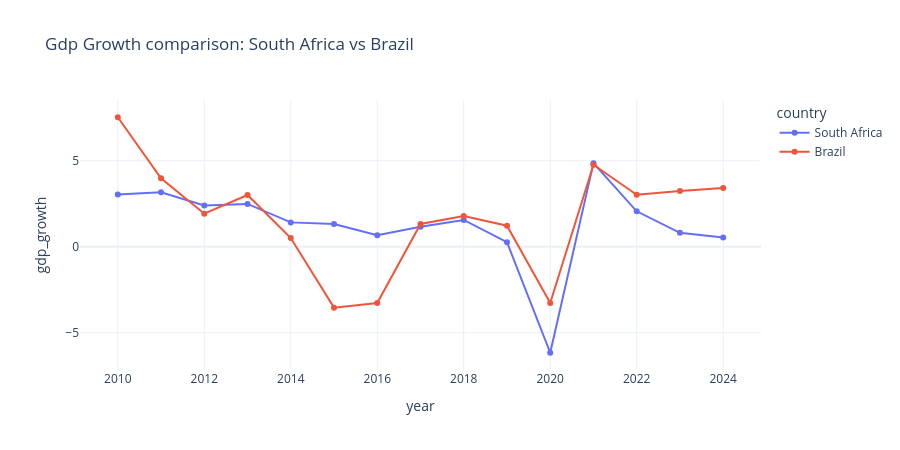

Write notebook code for a chart like this one.
### Code cell
comparison_country = "Brazil"
comparison_feature = "gdp_growth"

comparison_row = country_lookup.loc[country_lookup["country"] == comparison_country]
if comparison_row.empty:
    raise ValueError(
        f"Country '{comparison_country}' not found. "
        "Choose a value from country_lookup['country']."
    )

comparison_code = comparison_row["country_code"].iloc[0]
comparison_ts = ts_df.loc[ts_df["country_code"] == comparison_code].copy()

plot_compare_df = pd.concat(
    [
        country_ts[["year", comparison_feature]].assign(country=selected_country),
        comparison_ts[["year", comparison_feature]].assign(country=comparison_country),
    ],
    ignore_index=True,
)

fig = px.line(
    plot_compare_df,
    x="year",
    y=comparison_feature,
    color="country",
    markers=True,
    title=f"{comparison_feature.replace('_', ' ').title()} comparison: {selected_country} vs {comparison_country}",
)
fig.update_layout(template="plotly_white", height=450)
fig.show()

### Figure 1 — Plotly figure (JSON) as saved in the notebook; plotly's stock layout.template omitted (floating-point values rounded to 4 significant figures)
{"data": [{"hovertemplate": "country=South Africa<br>year=%{x}<br>gdp_growth=%{y}<extra></extra>", "legendgroup": "South Africa", "line": {"color": "#636efa", "dash": "solid"}, "marker": {"symbol": "circle"}, "mode": "lines+markers", "name": "South Africa", "orientation": "v", "showlegend": true, "type": "scatter", "x": [2010, 2011, 2012, 2013, 2014, 2015, 2016, 2017, 2018, 2019, 2020, 2021, 2022, 2023, 2024], "xaxis": "x", "y": [3.04, 3.169, 2.396, 2.485, 1.414, 1.322, 0.6646, 1.158, 1.557, 0.2599, -6.169, 4.859, 2.058, 0.8061, 0.5348], "yaxis": "y"}, {"hovertemplate": "country=Brazil<br>year=%{x}<br>gdp_growth=%{y}<extra></extra>", "legendgroup": "Brazil", "line": {"color": "#EF553B", "dash": "solid"}, "marker": {"symbol": "circle"}, "mode": "lines+markers", "name": "Brazil", "orientation": "v", "showlegend": true, "type": "scatter", "x": [2010, 2011, 2012, 2013, 2014, 2015, 2016, 2017, 2018, 2019, 2020, 2021, 2022, 2023, 2024], "xaxis": "x", "y": [7.528, 3.974, 1.921, 3.005, 0.504, -3.546, -3.276, 1.323, 1.784, 1.221, -3.277, 4.763, 3.017, 3.242, 3.419], "yaxis": "y"}], "layout": {"height": 450, "legend": {"title": {"text": "country"}, "tracegroupgap": 0}, "title": {"text": "Gdp Growth comparison: South Africa vs Brazil"}, "xaxis": {"anchor": "y", "domain": [0, 1], "title": {"text": "year"}}, "yaxis": {"anchor": "x", "domain": [0, 1], "title": {"text": "gdp_growth"}}}}
